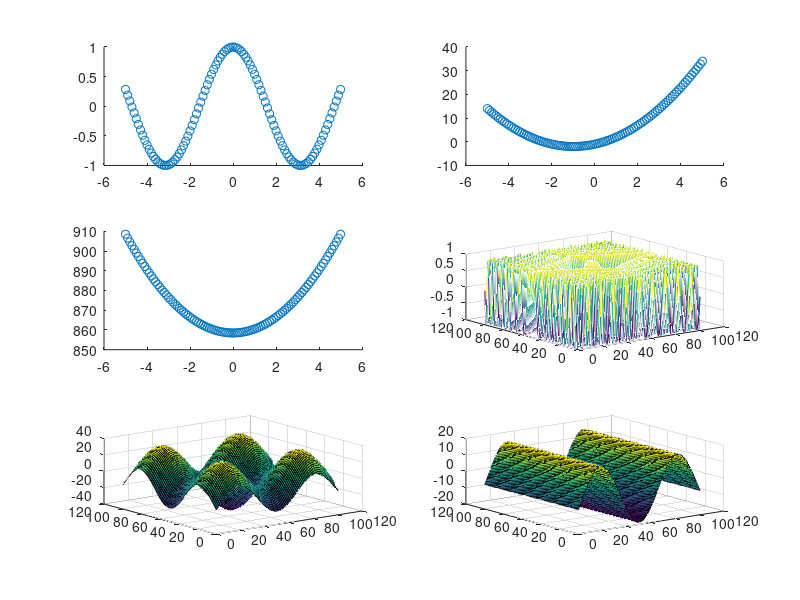

MATLAB code for this plot:
figure

subplot(3, 2, 1)
X = -5:0.1:5;
Y = arrayfun(@cos, -5:0.1:5);
scatter(X, Y);

subplot(3, 2, 2)
X = -5:0.1:5;
Y = X.^2 + 2*X - 1;
scatter(X, Y);


subplot(3, 2, 3)
X = -5:0.1:5;
Y = -5:0.1:5;
scatter(X, X.^2 + X*Y' + Y.^2)

subplot(3, 2, 4)
[X, Y] = meshgrid(-5:0.1:5);
Z = cos(abs(X) + abs(Y) .* (abs(X) + abs(Y)));
mesh(Z)

subplot(3, 2, 5)
[X, Y] = meshgrid(-5:0.1:5);
Z = cos(X)^2 + cos(Y)^2;
surf(Z);

subplot(3, 2, 6)
[X, Y] = meshgrid(-5:0.1:5);
Z = cos(X)^2 + sin(Y)^2;
surf(Z);
